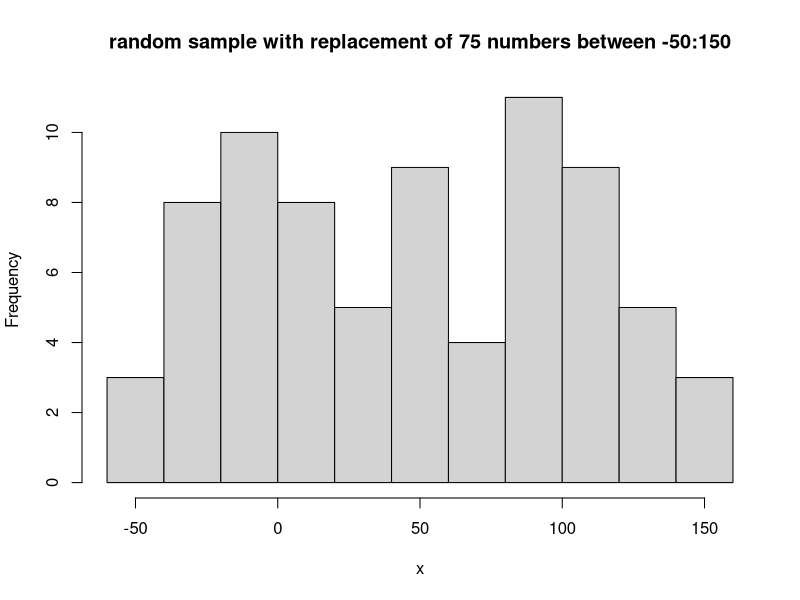
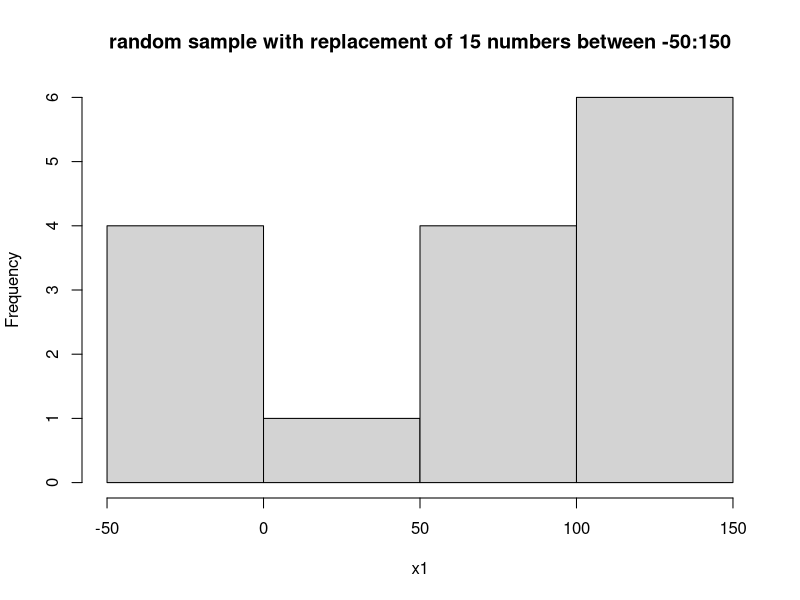
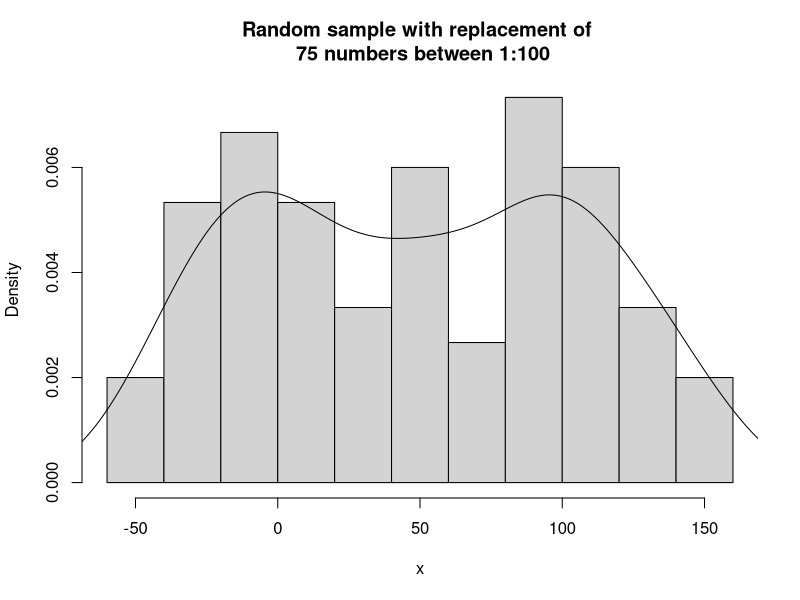
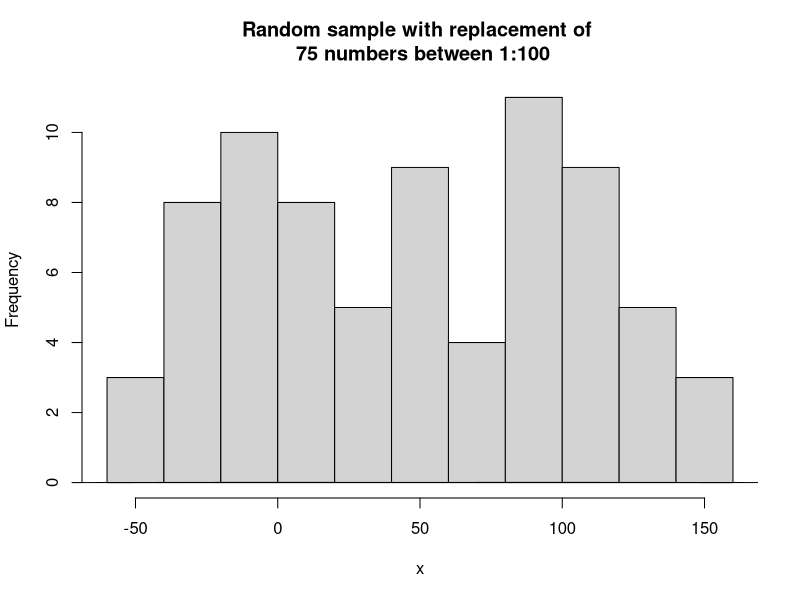
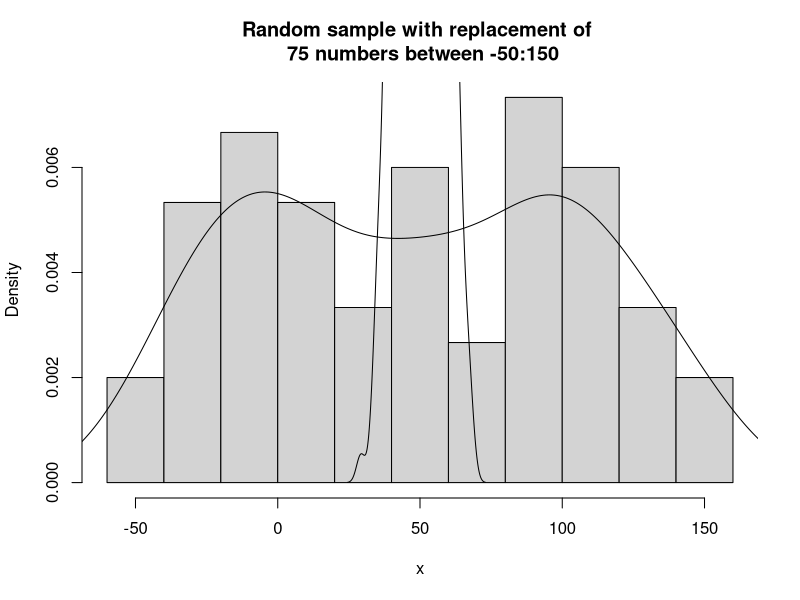
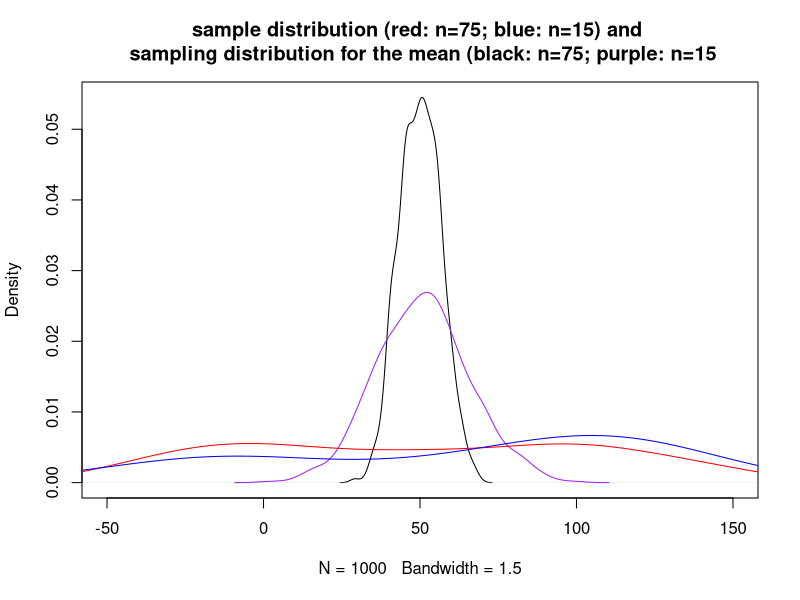
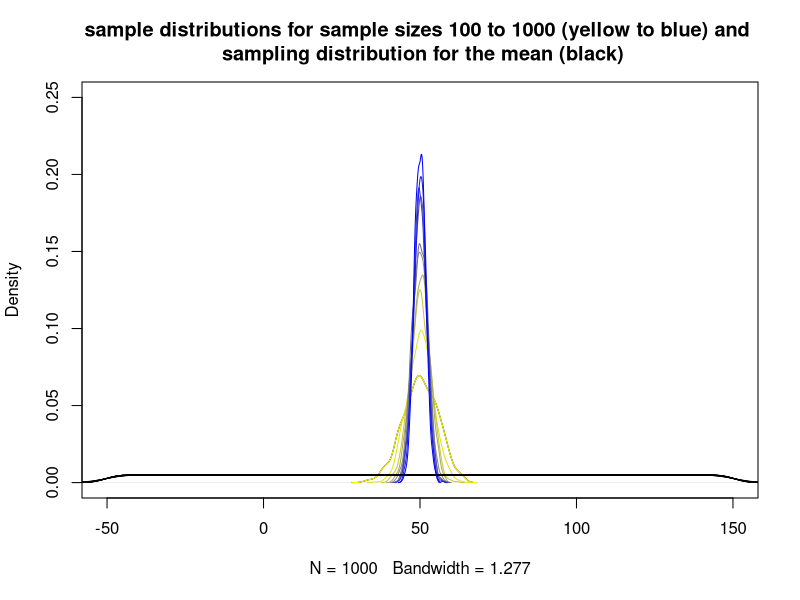

Source code (R) for these figures, in order:
## ---- chunk 1
set.seed(1000)
x <- sample(-50:150,75,TRUE) #TRUE is with replacement
x1 <- sample(-50:150,15,TRUE) #smaller sample size for comparison

hist(x,main="random sample with replacement of 75 numbers between -50:150")
hist(x1,main="random sample with replacement of 15 numbers between -50:150")
## ---- chunk 2
hist(x,main="Random sample with replacement of \n 75 numbers between 1:100",freq=F) # \n insets a carriage return
lines(density(x))
## ---- chunk 3
hist(x,main="Random sample with replacement of \n 75 numbers between 1:100",freq=TRUE) # \n insets a carriage return
lines(density(x))
## ---- chunk 4
reps <- 1000
n <- 75
n1 <- 15
pop <- -50:150
set.seed(200)
xMat <- matrix(sample(pop,reps*n,T),nrow=n)
xMat1 <- matrix(sample(pop,reps*n1,T),nrow=n1)

samplingDist <- apply(xMat,2,mean) # I am applying a function to the 2nd dimension (columns) of the matrix
samplingDist1 <- apply(xMat1,2,mean) 

length(samplingDist) # make sure I have the expected number of means (= to reps above)
## ---- chunk 5
hist(x,main="Random sample with replacement of \n 75 numbers between -50:150",freq=F,cex=0.5)
lines(density(x))
lines(density(samplingDist))
## ---- chunk 6
plot(density(samplingDist), xlim=c(min(pop),max(pop)),main="sample distribution (red: n=75; blue: n=15) and \n sampling distribution for the mean (black: n=75; purple: n=15")
lines(density(samplingDist1), xlim=c(min(pop), max(pop)), col="purple")
lines(density(x), col="red")
lines(density(x1), col="blue")
## ---- chunk 7
reps <- 1000
n <- seq(100,1000, by=100)
pop <- -50:150
set.seed(200)
xMat <- lapply(n, function(x){
  matrix(sample(pop,reps*x,T),nrow=x)
})
samplingDist <- lapply(xMat, function(xMatnow) apply(xMatnow,2,mean)) 

palette <- colorRampPalette(colors=c("yellow", "blue"))
cols <- palette(length(n))

plot(density(samplingDist[[1]]), xlim=c(min(pop),max(pop)),ylim=c(0,.25),
     main="sample distributions for sample sizes 100 to 1000 (yellow to blue) and \n sampling distribution for the mean (black)")
for(i in 1:length(n)){
  lines(density(samplingDist[[i]]), xlim=c(min(pop), max(pop)), col=cols[i])
  lines(density(xMat[[i]]))
  }

